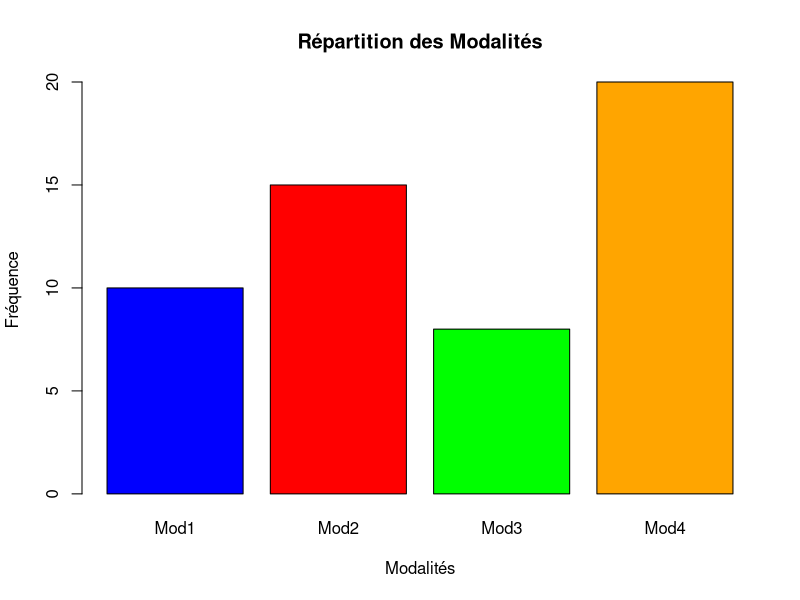

Write the R code that produced this figure.
## ---- chunk 1
# Exemple d’un graphique de répartition des modalités
barplot(c(10, 15, 8, 20),
        names.arg = c("Mod1", "Mod2", "Mod3", "Mod4"),
        col = c("blue", "red", "green", "orange"),
        main = "Répartition des Modalités",
        ylab = "Fréquence",
        xlab = "Modalités")
